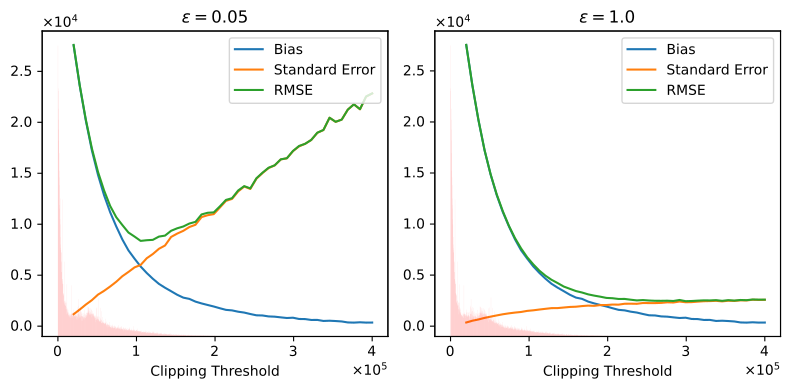

The script that drew this image:
import pandas as pd
import numpy as np
from matplotlib import pyplot as plt
from tqdm import tqdm

# Fixed seed for reproducibility
np.random.seed(0)

def laplace_mech(D, t, eps):
	return np.mean(D.clip(0, t)) + np.random.laplace(0, t / (eps * len(D)))

def subsample(A, n):
	N = A.shape[0]
	return A[np.random.choice(N, n, replace = False)]

df = pd.read_csv(input("salary dataset path (include .csv): "))
A = df["Total Pay"].to_numpy()

load_name = input("load results: ")

if load_name:
	data = np.load(load_name + ".npz")
	eps = data["eps"]
	T = data["T"]
	D = data["D"]
else:
	save_name = input("save results: ")

	# === EXPERIMENT PARAMS ===
	eps = np.array([0.01, 0.05, 0.1, 1, 2, 4]) # privacy params
	T = np.linspace(20000, 400000, 50)         # range of truncation thresholds
	M = 5000                                   # no repetitions to estimate properties of estimator
	N = 500                                    # subsampling size
	# =========================

	# repeatedly run estimator
	D = np.array([
		[[laplace_mech(subsample(A, N), t, e) - np.mean(A) for _ in range(M)] for t in tqdm(T)]

		for e in tqdm(eps)
	])

	# save results to avoid recomputing when updating plots
	np.savez(save_name + ".npz", eps = eps, T = T, D = D)

B = np.mean(D, -1)
S = np.sqrt(np.var(D, -1))
R = np.sqrt(np.mean(D ** 2, -1))

I = np.argmin(R, -1)
print(f"eps = {eps}")
print(f"T = {T[I]}")
print(f"B = {B[np.arange(len(eps)), I]}")
print(f"S = {S[np.arange(len(eps)), I]}")
print(f"R = {R[np.arange(len(eps)), I]}")

J = [1, 3] # which values of epsilon to plot (plot code assumes 2 vals)
rescale = 1
# plt.figure(figsize = (8, 4))
fig, axs = plt.subplots(1, 2, figsize = (8, 4))
for i, j in enumerate(J):
	ax = axs[i]

	pdf_ax = ax.twinx()
	pdf_ax.hist(A / rescale, bins = 1000, range = (0, 200000 / rescale), density = True, color = "r", alpha = 0.2)
	# pdf_ax.fill_between(x / rescale, y, 0, alpha = 0.1, facecolor = "r")
	pdf_ax.set_yticklabels([])
	pdf_ax.set_yticks([])

	ax.set_title(r"$\epsilon = " + str(eps[j]) + r"$")
	# NOTE: for this estimator, bias is a function only of
	# the truncation threshold, not of the magnitude of noise,
	# which is in turn determined by epsilon. Moreover, since the
	# noise scales with 1/epsilon, using the bias estimate corresponding
	# to the largest value of epsilon (i.e. B[-1]) will lead to the most
	# accurate estimate for all privacy levels.
	ax.plot(T / rescale, -B[-1], label = "Bias")
	ax.plot(T / rescale, S[j], label = "Standard Error")
	ax.plot(T / rescale, R[j], label = "RMSE")
	ax.set_xlabel(f"Clipping Threshold")
	# if np.max(R[i]) > 100000:
	# 	ax.set_ylim([0, 210000])
	ax.legend(loc = "upper right")
	ax.ticklabel_format(axis = "both", style = "sci", scilimits = (0, 0), useMathText = True)
# fig.suptitle(r"Clip-and-Noise on UC 2011 Salary Dataset")
plt.tight_layout()
plt.savefig((load_name or save_name) + ".pdf", bbox_inches = "tight")
plt.show()
